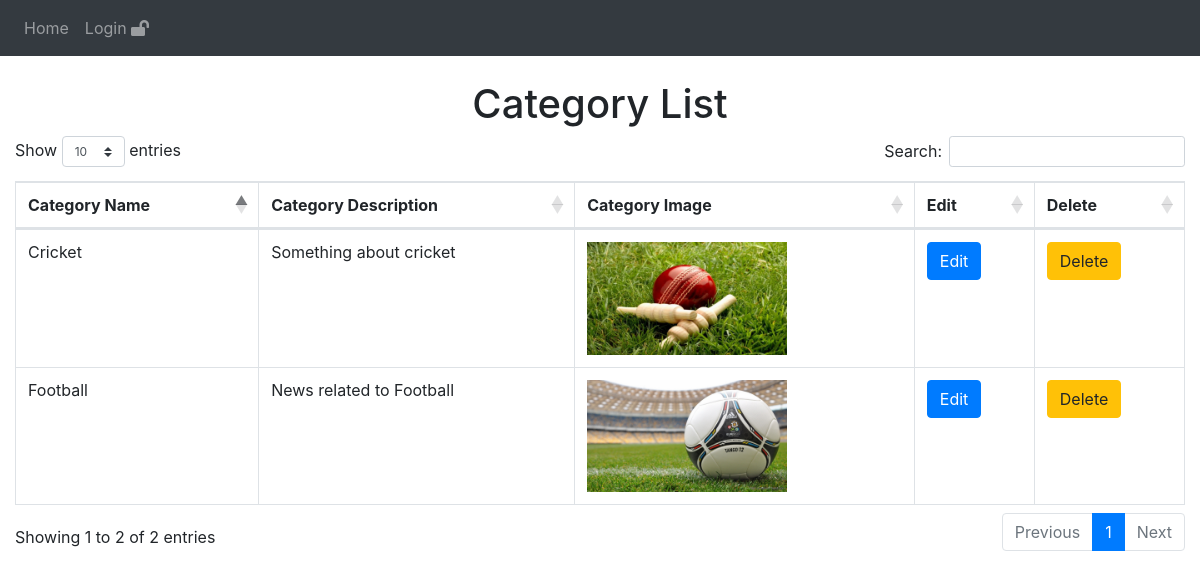
/Categoryaddons/categorylist.php, run on the app's committed database.
### tables this page shows
CREATE TABLE `category` (
  `cat_id` int(255) NOT NULL,
  `cat_name` varchar(255) NOT NULL,
  `cat_desc` varchar(255) NOT NULL,
  `cat_img` varchar(255) NOT NULL,
  `cat_create` datetime NOT NULL
);

### Categoryaddons/categorylist.php (the view, shortened to what this page needs)
<?php
include '../config.php';
?>
<html>
<head>
<link rel="stylesheet" href="https://use.fontawesome.com/releases/v5.7.0/css/all.css">
  <link rel="stylesheet" type="text/css" href="https://cdnjs.cloudflare.com/ajax/libs/twitter-bootstrap/4.1.1/css/bootstrap.min.css"/>
<link rel="stylesheet" type="text/css" href="https://cdn.datatables.net/1.10.21/css/dataTables.bootstrap4.min.css"/>
</head>
<body>
<?php include '../navbar3.php'; ?>
<div class='container-fluid'>
<h1>Category List</h1>
<table class="table table-bordered results">
<thead>
      <tr>
        <th>Category Name</th>
        <th>Category Description</th>
        <th>Category Image</th>
		<th>Edit</th>
		<th>Delete</th>
      </tr>
    </thead>
<tbody>
<?php
$sql = "SELECT * FROM category";
$result = $db->query($sql);
while($row = $result->fetch_assoc())
{
 echo"
 <tr>
<td>$row[cat_name]</td>
 <td>$row[cat_desc]</td>
  <td><img src='../Profilepics/$row[cat_img]' style='width:200px'></td>
 <td><a href='editcategory.php?id=$row[cat_id]'><button class='btn btn-primary' type='submit'>Edit</button></a></td>
  <td><a href='deletecategory.php?id=$row[cat_id]'><button class='btn btn-warning' type='submit'>Delete</button></a></td>
  </tr>
  ";
}
?>
</tbody>
</table>
</div>
</body>
</body>
</html>

### Categoryaddons/categorylist.php (style rules this page uses)
h1 { text-align:center; }
a { color:black; }

### data on the page
category: cat_name "Football", cat_desc "News related to Football", cat_img (picture)
category: cat_name "Cricket", cat_desc "Something about cricket", cat_img (picture)
